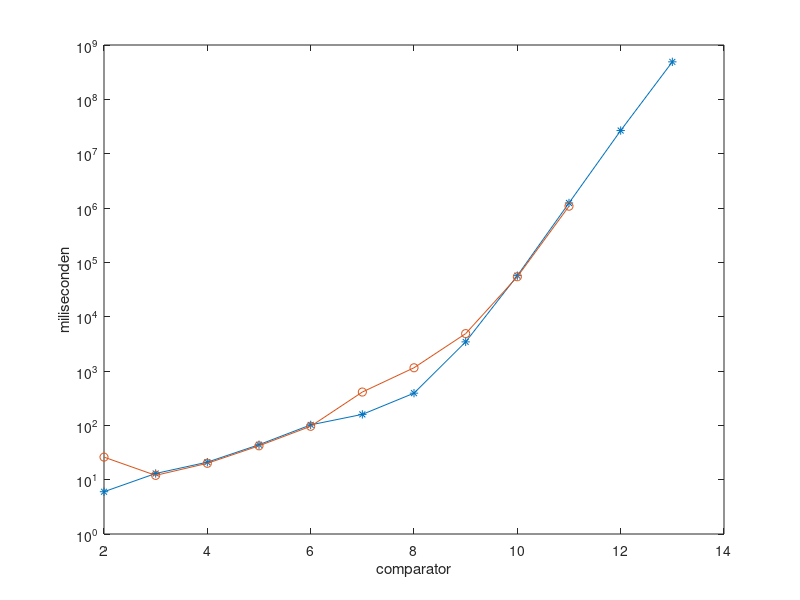
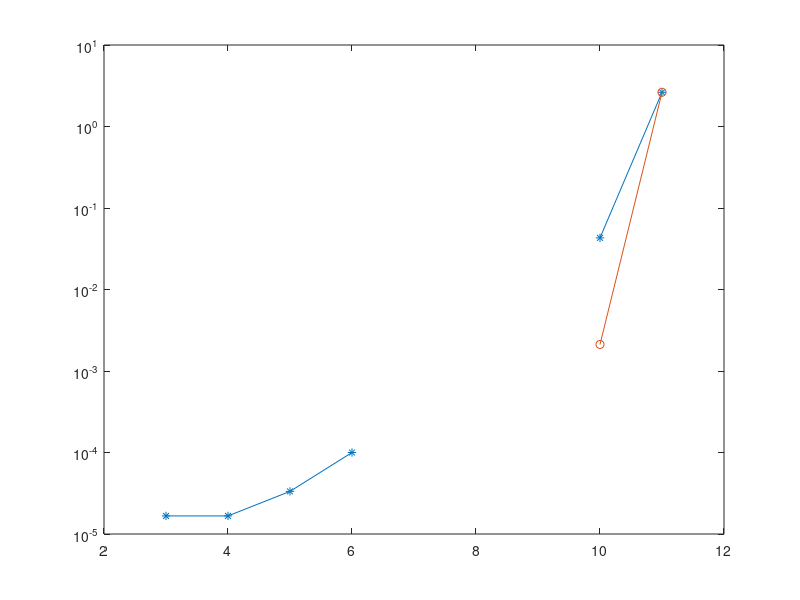

Here is the MATLAB script that generated these plots, in order:
clc
%%
old   = [6 13 21 44 102 159 391 3436 56887 1237241 26637970 489689647]; % ms
old_s = old ./ 1000; % s
old_m = old_s ./ 60; % min
old_u = old_m ./ 60; % uur
old_d = old_u ./ 24; % dag
old_totaal_dag = sum(old_d);

new   = [26 12 20 42 96 410 1147 4875 54304 1079551 0 0]; % ms
new_s = new ./ 1000; % s
new_m = new_s ./ 60; % min
new_u = new_m ./ 60; % uur
new_d = new_u ./ 24; % dag
new_totaal_dag = sum(new_d);

figure
plot(2:13, old, '*-')
xlabel('comparator')
ylabel('miliseconden')
set(gca, 'Yscale', 'log')
hold on
plot(2:13, new, 'o-')

%%
diff = (old_m(1:10) - new_m(1:10));
cumdiff = cumsum(diff);

figure
plot(2:11, diff, '*-')
set(gca, 'Yscale', 'log')
hold on
plot(2:11, cumdiff, 'o-')